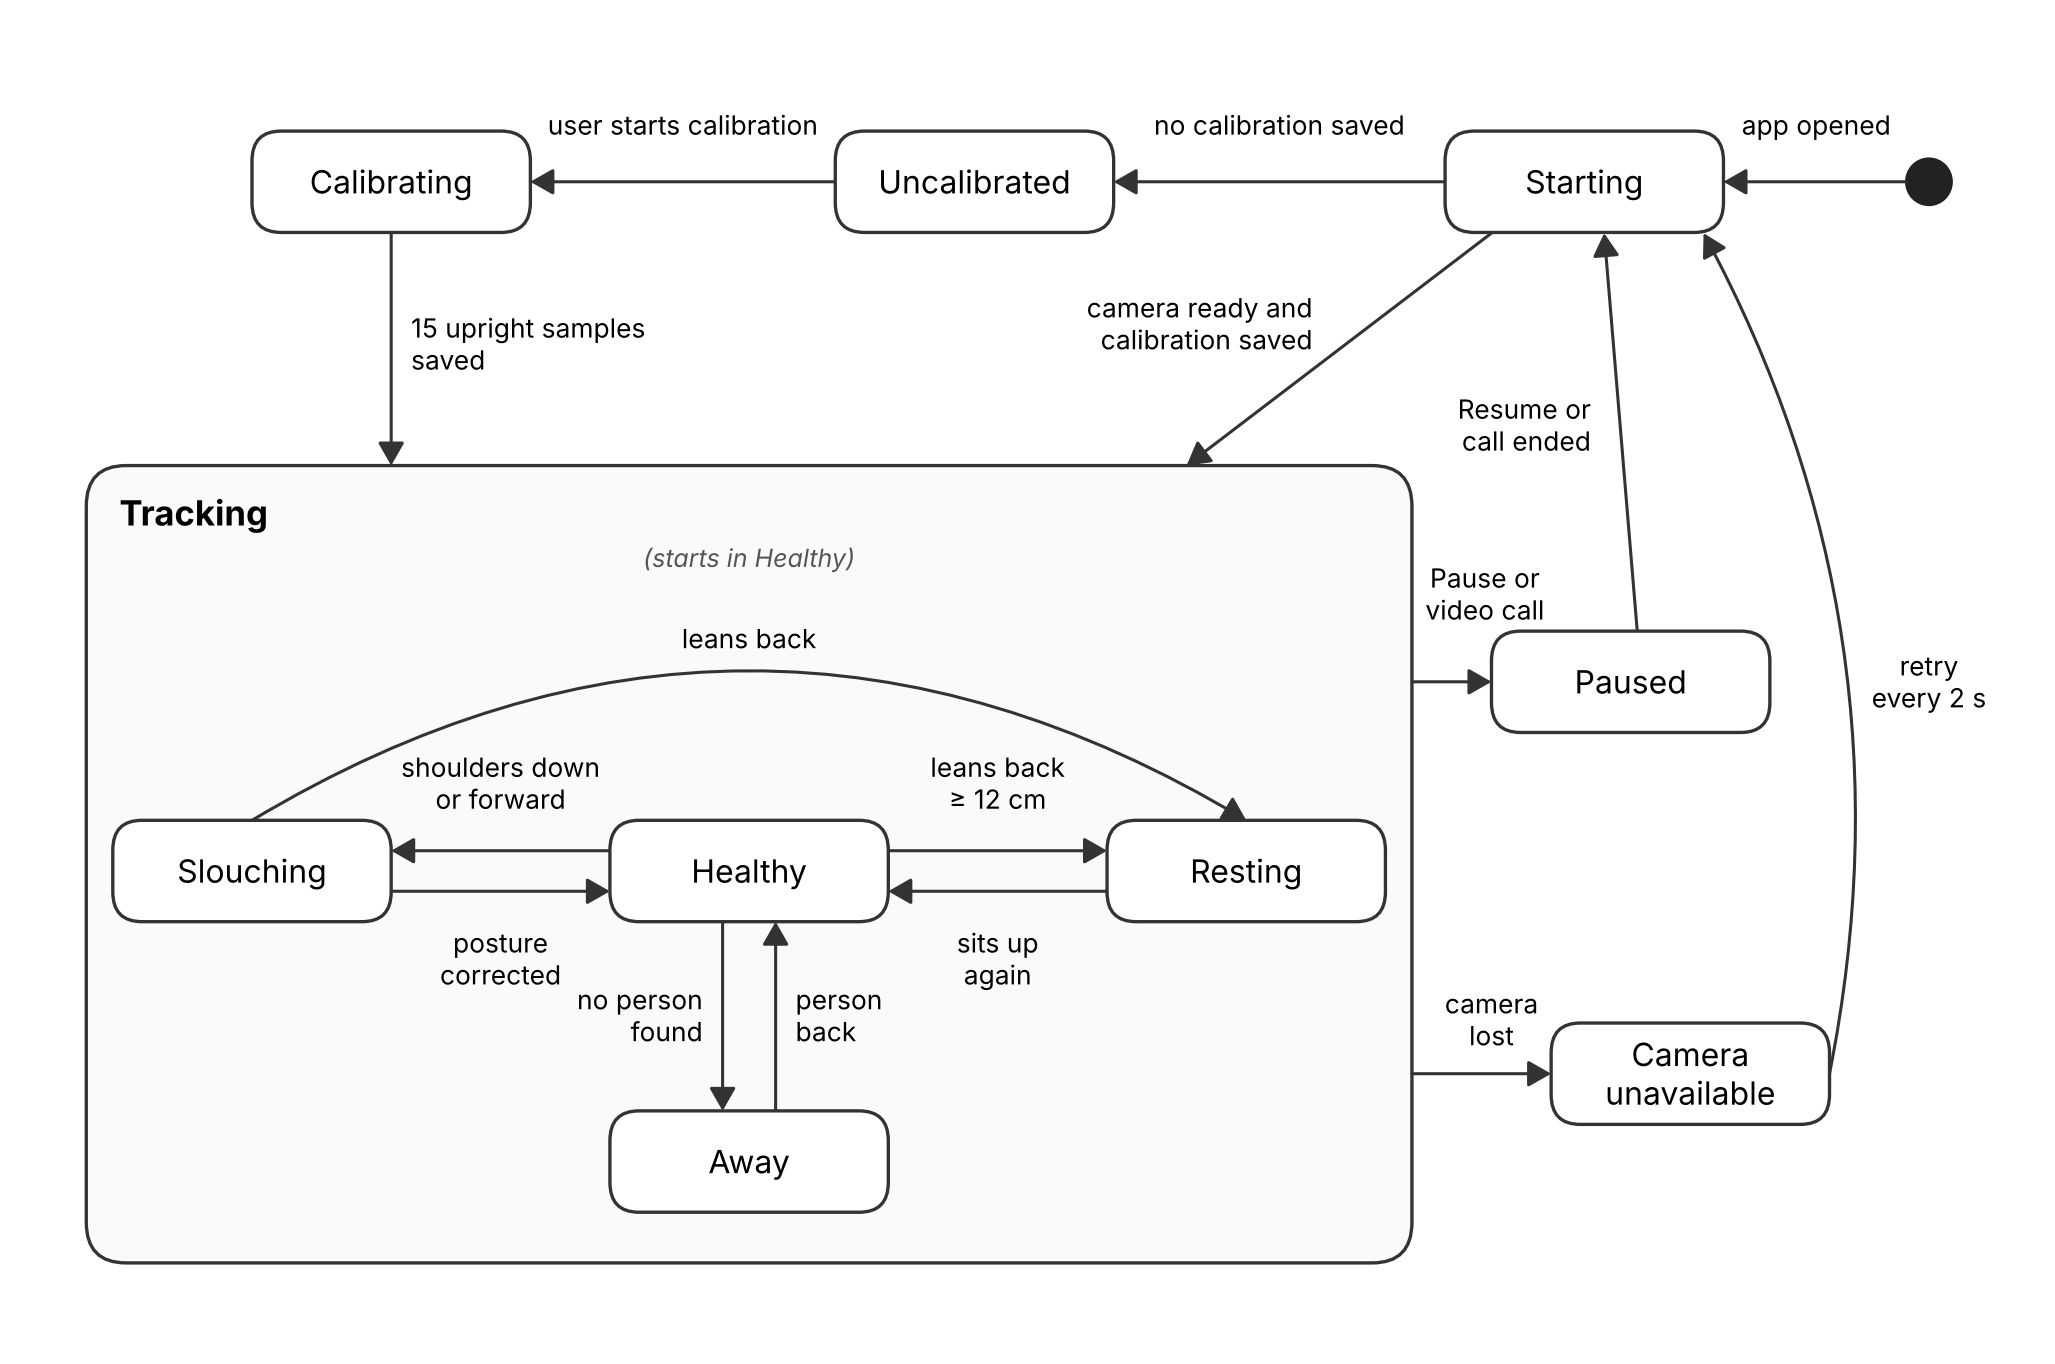

Write Python code to recreate this figure.
"""UML state machine diagram: posture tracking states (fixed layout)."""
import sys
import matplotlib
matplotlib.use("Agg")
import matplotlib.pyplot as plt
from matplotlib.patches import FancyBboxPatch, FancyArrowPatch, Circle

fig, ax = plt.subplots(figsize=(13, 8.6))
ax.set_xlim(-0.2, 15.0); ax.set_ylim(0.4, 10.2); ax.axis("off")
H = 0.75
C = "#333333"
pos = {}

def state(key, text, x, y, w=2.1):
    ax.add_patch(FancyBboxPatch((x - w / 2, y - H / 2), w, H, boxstyle="round,pad=0,rounding_size=0.22",
                                fc="white", ec=C, lw=1.2, zorder=2))
    ax.text(x, y, text, ha="center", va="center", fontsize=11.5, zorder=3)
    pos[key] = (x, y, w)

def side(key, where):
    x, y, w = pos[key]
    return {"l": (x - w / 2, y), "r": (x + w / 2, y), "t": (x, y + H / 2), "b": (x, y - H / 2)}[where]

def arrow(p1, p2, rad=0.0):
    ax.add_patch(FancyArrowPatch(p1, p2, arrowstyle="-|>,head_length=7,head_width=4", color=C, lw=1.1,
                                 mutation_scale=1, connectionstyle=f"arc3,rad={rad}", shrinkA=0, shrinkB=0, zorder=1))

def label(x, y, text, ha="center"):
    ax.text(x, y, text, ha=ha, va="center", fontsize=9.5, zorder=4)

# composite state "Tracking"
ax.add_patch(FancyBboxPatch((0.3, 1.0), 10.0, 5.9, boxstyle="round,pad=0,rounding_size=0.3",
                            fc="#FAFAFA", ec=C, lw=1.2, zorder=0))
ax.text(0.55, 6.55, "Tracking", fontsize=12.5, weight="bold", va="center")
ax.text(5.3, 6.15, "(starts in Healthy)", ha="center", fontsize=9, style="italic", color="#555555")

# top row
state("calib", "Calibrating", 2.6, 9.0)
state("uncal", "Uncalibrated", 7.0, 9.0)
state("starting", "Starting", 11.6, 9.0)
ax.add_patch(Circle((14.2, 9.0), 0.17, color="#222222"))
arrow((14.03, 9.0), side("starting", "r")); label(13.35, 9.42, "app opened")
arrow(side("starting", "l"), side("uncal", "r")); label(9.3, 9.42, "no calibration saved")
arrow(side("uncal", "l"), side("calib", "r")); label(4.8, 9.42, "user starts calibration")

# entering the composite state
arrow(side("calib", "b"), (2.6, 6.9)); label(2.75, 7.8, "15 upright samples\nsaved", ha="left")
arrow((10.9, 8.62), (8.6, 6.9)); label(9.55, 7.95, "camera ready and\ncalibration saved", ha="right")

# substates
state("slouch", "Slouching", 1.55, 3.9)
state("healthy", "Healthy", 5.3, 3.9)
state("rest", "Resting", 9.05, 3.9)
state("away", "Away", 5.3, 1.75)
arrow((side("healthy", "l")[0], 4.05), (side("slouch", "r")[0], 4.05))
arrow((side("slouch", "r")[0], 3.75), (side("healthy", "l")[0], 3.75))
label(3.425, 4.55, "shoulders down\nor forward"); label(3.425, 3.25, "posture\ncorrected")
arrow((side("healthy", "r")[0], 4.05), (side("rest", "l")[0], 4.05))
arrow((side("rest", "l")[0], 3.75), (side("healthy", "r")[0], 3.75))
label(7.175, 4.55, "leans back\n≥ 12 cm"); label(7.175, 3.25, "sits up\nagain")
arrow((5.1, side("healthy", "b")[1]), (5.1, side("away", "t")[1]))
arrow((5.5, side("away", "t")[1]), (5.5, side("healthy", "b")[1]))
label(4.95, 2.83, "no person\nfound", ha="right"); label(5.65, 2.83, "person\nback", ha="left")
arrow(side("slouch", "t"), side("rest", "t"), rad=-0.3)
label(5.3, 5.62, "leans back")

# leaving the composite state (from any tracking state)
state("paused", "Paused", 11.95, 5.3)
state("nocam", "Camera\nunavailable", 12.4, 2.4)
arrow((10.3, 5.3), side("paused", "l")); label(10.85, 5.95, "Pause or\nvideo call")
arrow((10.3, 2.4), side("nocam", "l")); label(10.9, 2.8, "camera\nlost")
arrow((12.0, 5.67), (11.75, 8.62)); label(11.65, 7.2, "Resume or\ncall ended", ha="right")
arrow((13.3, 2.78), (12.3, 8.62), rad=0.0) if False else None
ax.add_patch(FancyArrowPatch((13.45, 2.4), (12.4, 8.62), arrowstyle="-|>,head_length=7,head_width=4",
                             color=C, lw=1.1, mutation_scale=1, shrinkA=0, shrinkB=0,
                             connectionstyle="angle3,angleA=90,angleB=0", zorder=1) if False else
             FancyArrowPatch((13.45, 2.4), (12.5, 8.62), arrowstyle="-|>,head_length=7,head_width=4",
                             color=C, lw=1.1, mutation_scale=1, shrinkA=0, shrinkB=0,
                             connectionstyle="arc3,rad=0.18", zorder=1))
label(14.2, 5.3, "retry\nevery 2 s")

plt.savefig(sys.argv[1], dpi=200, bbox_inches="tight", facecolor="white")
